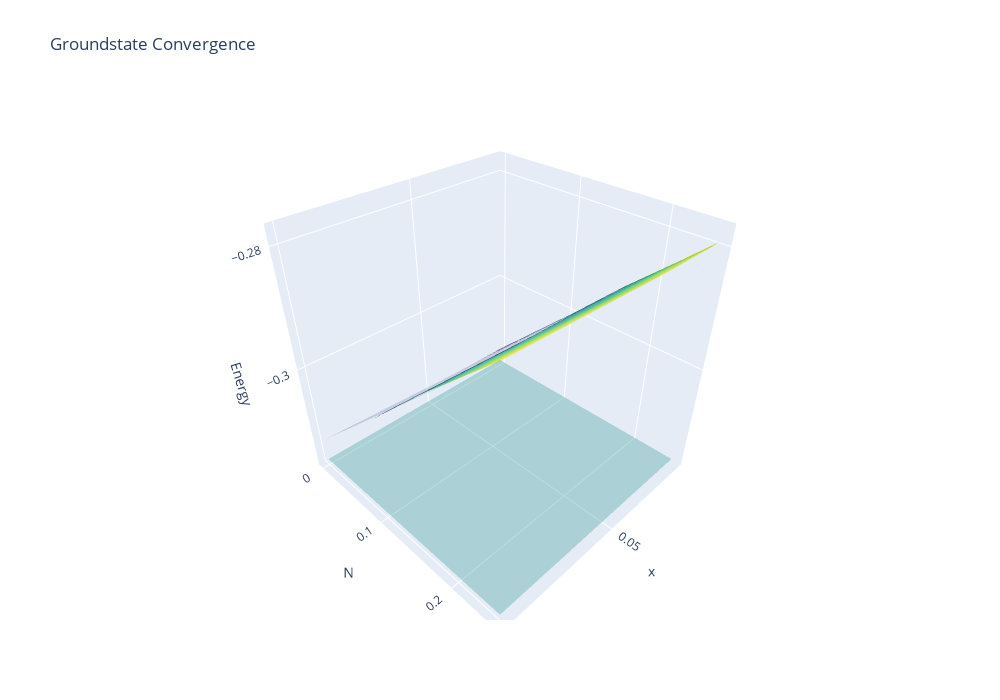

Notebook cell for this chart:
### Code cell
fig = go.Figure(data=[go.Surface(x=fx(x_val), y=fy(qubits), z=w0, opacity=0.7, showscale=False, colorscale='Viridis'), 
                      go.Surface(x=extrap_x, y=extrap_y, z=np.full([len(extrap_x), len(extrap_x.T)], -1/np.pi), opacity=0.3, showscale=False, colorscale='Viridis'),
                      go.Surface(x=extrap_x, y=extrap_y, z=extrap_poly[0], opacity=0.2, showscale=False, colorscale='Viridis')])

fig.update_layout(title='Groundstate Convergence',
                   autosize=False,
                  width=1000, height=700,
                 scene = dict(
                    xaxis_title='x',
                    yaxis_title='N',
                    zaxis_title='Energy'))
fig.show()
